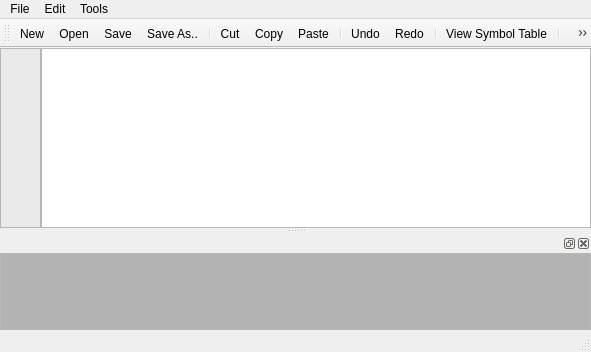
<?xml version="1.0" encoding="UTF-8"?>
<ui version="4.0">
 <class>MainWindow</class>
 <widget class="QMainWindow" name="MainWindow">
  <property name="geometry">
   <rect>
    <x>0</x>
    <y>0</y>
    <width>591</width>
    <height>352</height>
   </rect>
  </property>
  <property name="windowTitle">
   <string>Compiler</string>
  </property>
  <widget class="QWidget" name="centralWidget">
   <layout class="QGridLayout" name="gridLayout">
    <property name="leftMargin">
     <number>0</number>
    </property>
    <property name="topMargin">
     <number>0</number>
    </property>
    <property name="rightMargin">
     <number>0</number>
    </property>
    <property name="bottomMargin">
     <number>0</number>
    </property>
    <property name="spacing">
     <number>0</number>
    </property>
    <item row="0" column="0">
     <widget class="QListWidget" name="LineNumber">
      <property name="enabled">
       <bool>true</bool>
      </property>
      <property name="maximumSize">
       <size>
        <width>41</width>
        <height>16777215</height>
       </size>
      </property>
      <property name="font">
       <font>
        <family>MS Shell Dlg 2</family>
        <pointsize>10</pointsize>
        <weight>50</weight>
        <bold>false</bold>
       </font>
      </property>
      <property name="styleSheet">
       <string notr="true">background-color: rgb(234, 234, 234);</string>
      </property>
      <property name="verticalScrollBarPolicy">
       <enum>Qt::ScrollBarAsNeeded</enum>
      </property>
      <property name="horizontalScrollBarPolicy">
       <enum>Qt::ScrollBarAlwaysOff</enum>
      </property>
      <property name="tabKeyNavigation">
       <bool>false</bool>
      </property>
      <property name="movement">
       <enum>QListView::Static</enum>
      </property>
      <property name="spacing">
       <number>1</number>
      </property>
      <property name="uniformItemSizes">
       <bool>false</bool>
      </property>
      <property name="batchSize">
       <number>100</number>
      </property>
      <property name="selectionRectVisible">
       <bool>false</bool>
      </property>
     </widget>
    </item>
    <item row="0" column="1">
     <widget class="QPlainTextEdit" name="TextEditor">
      <property name="minimumSize">
       <size>
        <width>300</width>
        <height>180</height>
       </size>
      </property>
      <property name="font">
       <font>
        <family>MS Shell Dlg 2</family>
        <pointsize>12</pointsize>
        <weight>50</weight>
        <bold>false</bold>
       </font>
      </property>
      <property name="tabStopWidth">
       <number>15</number>
      </property>
      <property name="cursorWidth">
       <number>1</number>
      </property>
     </widget>
    </item>
   </layout>
  </widget>
  <widget class="QMenuBar" name="menuBar">
   <property name="geometry">
    <rect>
     <x>0</x>
     <y>0</y>
     <width>591</width>
     <height>21</height>
    </rect>
   </property>
   <widget class="QMenu" name="menuFile">
    <property name="title">
     <string>File</string>
    </property>
    <addaction name="actionNew"/>
    <addaction name="actionOpen"/>
    <addaction name="actionSave"/>
    <addaction name="actionSave_As"/>
    <addaction name="separator"/>
    <addaction name="actionExit"/>
   </widget>
   <widget class="QMenu" name="menuEdit">
    <property name="title">
     <string>Edit</string>
    </property>
    <addaction name="actionCut"/>
    <addaction name="actionCopy"/>
    <addaction name="actionPaste"/>
    <addaction name="separator"/>
    <addaction name="actionUndo"/>
    <addaction name="actionRedo"/>
   </widget>
   <widget class="QMenu" name="menuTools">
    <property name="title">
     <string>Tools</string>
    </property>
    <addaction name="actionBuild"/>
    <addaction name="actionView_Symbol_Table"/>
   </widget>
   <addaction name="menuFile"/>
   <addaction name="menuEdit"/>
   <addaction name="menuTools"/>
  </widget>
  <widget class="QToolBar" name="mainToolBar">
   <attribute name="toolBarArea">
    <enum>TopToolBarArea</enum>
   </attribute>
   <attribute name="toolBarBreak">
    <bool>false</bool>
   </attribute>
   <addaction name="actionNew"/>
   <addaction name="actionOpen"/>
   <addaction name="actionSave"/>
   <addaction name="actionSave_As"/>
   <addaction name="separator"/>
   <addaction name="actionCut"/>
   <addaction name="actionCopy"/>
   <addaction name="actionPaste"/>
   <addaction name="separator"/>
   <addaction name="actionUndo"/>
   <addaction name="actionRedo"/>
   <addaction name="separator"/>
   <addaction name="actionView_Symbol_Table"/>
   <addaction name="separator"/>
   <addaction name="actionBuild"/>
  </widget>
  <widget class="QStatusBar" name="statusBar"/>
  <widget class="QDockWidget" name="dockWidget">
   <property name="minimumSize">
    <size>
     <width>591</width>
     <height>93</height>
    </size>
   </property>
   <property name="autoFillBackground">
    <bool>false</bool>
   </property>
   <attribute name="dockWidgetArea">
    <number>8</number>
   </attribute>
   <widget class="QWidget" name="dockWidgetContents">
    <layout class="QVBoxLayout" name="verticalLayout">
     <property name="spacing">
      <number>0</number>
     </property>
     <property name="sizeConstraint">
      <enum>QLayout::SetNoConstraint</enum>
     </property>
     <property name="leftMargin">
      <number>0</number>
     </property>
     <property name="topMargin">
      <number>0</number>
     </property>
     <property name="rightMargin">
      <number>0</number>
     </property>
     <property name="bottomMargin">
      <number>0</number>
     </property>
     <item>
      <widget class="QTextBrowser" name="outPutError">
       <property name="enabled">
        <bool>true</bool>
       </property>
       <property name="palette">
        <palette>
         <active>
          <colorrole role="Base">
           <brush brushstyle="SolidPattern">
            <color alpha="255">
             <red>179</red>
             <green>179</green>
             <blue>179</blue>
            </color>
           </brush>
          </colorrole>
         </active>
         <inactive>
          <colorrole role="Base">
           <brush brushstyle="SolidPattern">
            <color alpha="255">
             <red>179</red>
             <green>179</green>
             <blue>179</blue>
            </color>
           </brush>
          </colorrole>
         </inactive>
         <disabled>
          <colorrole role="Base">
           <brush brushstyle="SolidPattern">
            <color alpha="255">
             <red>237</red>
             <green>237</green>
             <blue>237</blue>
            </color>
           </brush>
          </colorrole>
         </disabled>
        </palette>
       </property>
       <property name="layoutDirection">
        <enum>Qt::LeftToRight</enum>
       </property>
      </widget>
     </item>
    </layout>
   </widget>
  </widget>
  <action name="actionNew">
   <property name="icon">
    <iconset resource="Resources.qrc">
     <normaloff>:/Resources/new.PNG</normaloff>:/Resources/new.PNG</iconset>
   </property>
   <property name="text">
    <string>New</string>
   </property>
   <property name="shortcut">
    <string>Ctrl+N</string>
   </property>
  </action>
  <action name="actionOpen">
   <property name="icon">
    <iconset resource="Resources.qrc">
     <normaloff>:/Resources/open.png</normaloff>:/Resources/open.png</iconset>
   </property>
   <property name="text">
    <string>Open</string>
   </property>
   <property name="shortcut">
    <string>Ctrl+O</string>
   </property>
  </action>
  <action name="actionSave">
   <property name="icon">
    <iconset resource="Resources.qrc">
     <normaloff>:/Resources/save.png</normaloff>:/Resources/save.png</iconset>
   </property>
   <property name="text">
    <string>Save</string>
   </property>
   <property name="shortcut">
    <string>Ctrl+S</string>
   </property>
  </action>
  <action name="actionSave_As">
   <property name="icon">
    <iconset resource="Resources.qrc">
     <normaloff>:/Resources/save as.png</normaloff>:/Resources/save as.png</iconset>
   </property>
   <property name="text">
    <string>Save As..</string>
   </property>
   <property name="shortcut">
    <string>Ctrl+Shift+S</string>
   </property>
  </action>
  <action name="actionExit">
   <property name="text">
    <string>Exit</string>
   </property>
   <property name="shortcut">
    <string>Ctrl+E</string>
   </property>
  </action>
  <action name="actionCut">
   <property name="icon">
    <iconset resource="Resources.qrc">
     <normaloff>:/Resources/cut.PNG</normaloff>:/Resources/cut.PNG</iconset>
   </property>
   <property name="text">
    <string>Cut</string>
   </property>
   <property name="shortcut">
    <string>Ctrl+X</string>
   </property>
  </action>
  <action name="actionCopy">
   <property name="icon">
    <iconset resource="Resources.qrc">
     <normaloff>:/Resources/copy.PNG</normaloff>:/Resources/copy.PNG</iconset>
   </property>
   <property name="text">
    <string>Copy</string>
   </property>
   <property name="shortcut">
    <string>Ctrl+C</string>
   </property>
  </action>
  <action name="actionPaste">
   <property name="icon">
    <iconset resource="Resources.qrc">
     <normaloff>:/Resources/paste.png</normaloff>:/Resources/paste.png</iconset>
   </property>
   <property name="text">
    <string>Paste</string>
   </property>
   <property name="shortcut">
    <string>Ctrl+V</string>
   </property>
  </action>
  <action name="actionUndo">
   <property name="icon">
    <iconset resource="Resources.qrc">
     <normaloff>:/Resources/undo.png</normaloff>:/Resources/undo.png</iconset>
   </property>
   <property name="text">
    <string>Undo</string>
   </property>
   <property name="shortcut">
    <string>Ctrl+Z</string>
   </property>
  </action>
  <action name="actionRedo">
   <property name="icon">
    <iconset resource="Resources.qrc">
     <normaloff>:/Resources/redo.png</normaloff>:/Resources/redo.png</iconset>
   </property>
   <property name="text">
    <string>Redo</string>
   </property>
   <property name="shortcut">
    <string>Ctrl+Shift+Z</string>
   </property>
  </action>
  <action name="actionBuild">
   <property name="icon">
    <iconset resource="Resources.qrc">
     <normaloff>:/Resources/hammer.png</normaloff>:/Resources/hammer.png</iconset>
   </property>
   <property name="text">
    <string>Build</string>
   </property>
   <property name="shortcut">
    <string>Ctrl+B</string>
   </property>
  </action>
  <action name="actionView_Symbol_Table">
   <property name="icon">
    <iconset resource="Resources.qrc">
     <normaloff>:/Resources/table.png</normaloff>:/Resources/table.png</iconset>
   </property>
   <property name="text">
    <string>View Symbol Table</string>
   </property>
   <property name="toolTip">
    <string>View Symbol Table</string>
   </property>
   <property name="shortcut">
    <string>Ctrl+T</string>
   </property>
  </action>
 </widget>
 <layoutdefault spacing="6" margin="11"/>
 <resources>
  <include location="Resources.qrc"/>
 </resources>
 <connections>
  <connection>
   <sender>actionExit</sender>
   <signal>triggered()</signal>
   <receiver>MainWindow</receiver>
   <slot>close()</slot>
   <hints>
    <hint type="sourcelabel">
     <x>-1</x>
     <y>-1</y>
    </hint>
    <hint type="destinationlabel">
     <x>199</x>
     <y>149</y>
    </hint>
   </hints>
  </connection>
 </connections>
</ui>
